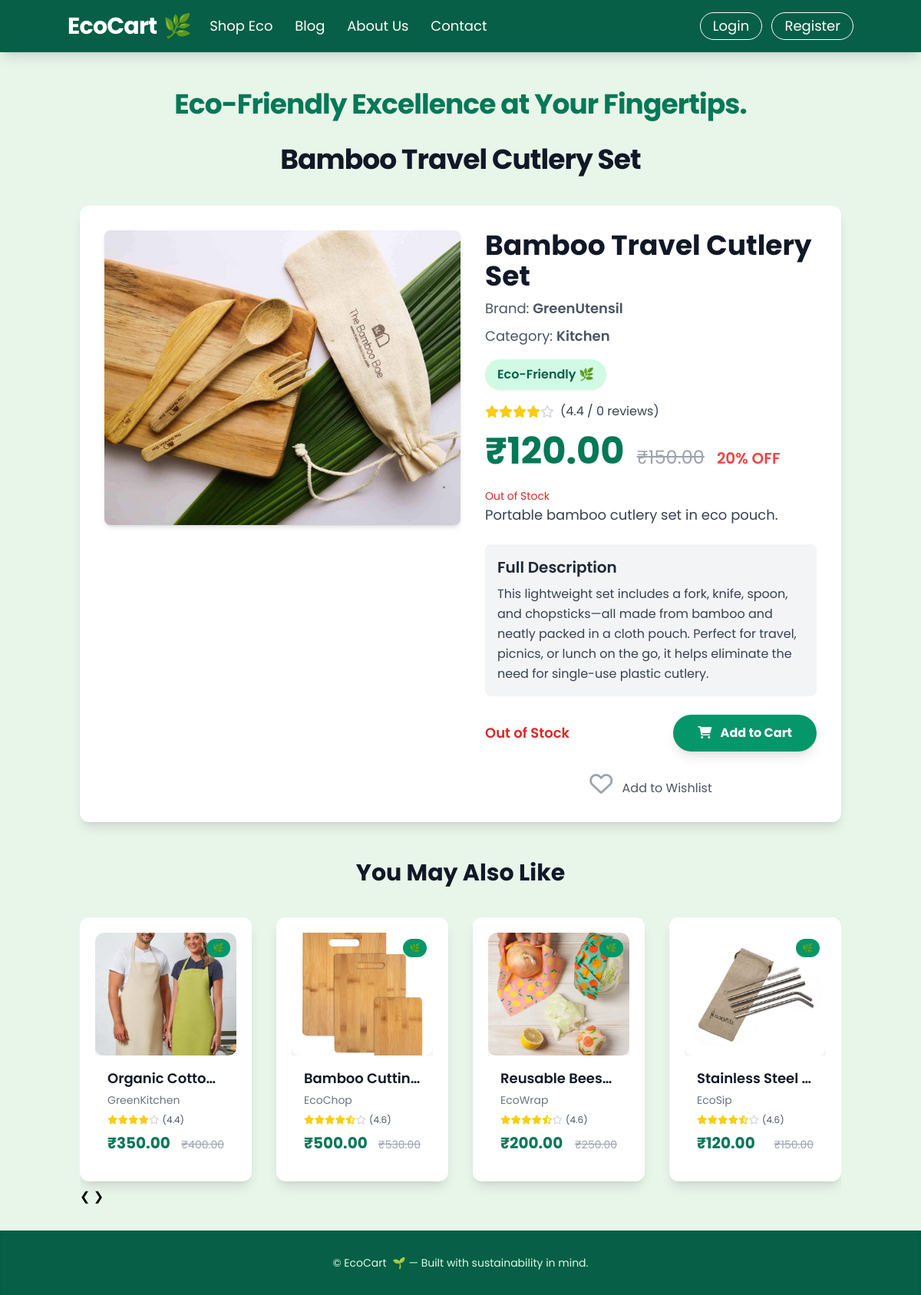
/products/17/, run on the app's committed database.
### products/models.py (models this page shows, shortened)
class Product(models.Model):
    name = models.CharField(max_length=255)
    brand = models.CharField(max_length=100, blank=True, null=True)
    category = models.ForeignKey(Category, on_delete=models.SET_NULL, null=True, related_name='products')
    image = models.ImageField(upload_to='products/', blank=True, null=True)
    price = models.DecimalField(max_digits=10, decimal_places=2)
    original_price = models.DecimalField(max_digits=10, decimal_places=2, blank=True, null=True)
    short_description = models.CharField(max_length=255)
    long_description = models.TextField(blank=True, null=True)
    rating = models.DecimalField(max_digits=2, decimal_places=1, default=0.0)
    review_count = models.PositiveIntegerField(default=0)
    is_eco_friendly = models.BooleanField(default=False)
    eco_impact_statement = models.TextField(blank=True, null=True, help_text="e.g., 'Saves 3kg of plastic'")
    stock = models.PositiveIntegerField(default=0)
    created_at = models.DateTimeField(auto_now_add=True)
    updated_at = models.DateTimeField(auto_now=True)
    class Meta:
        ordering = ['-created_at']
    @property
    def is_discounted(self):
        return self.original_price and self.price < self.original_price
    @property
    def discount_percentage(self):
        if self.is_discounted:
            return round(((self.original_price - self.price) / self.original_price) * 100)
        return 0
    @property
    def get_stars_full(self):
        return int(self.rating)
    @property
    def get_stars_half(self):
        return 1 if (self.rating - self.get_stars_full) >= 0.5 else 0
    @property
    def get_stars_empty(self):
        return 5 - self.get_stars_full - self.get_stars_half

class Category(models.Model):
    name = models.CharField(max_length=100, unique=True)
    slug = models.SlugField(max_length=100, unique=True, blank=True)
    class Meta:
        verbose_name_plural = "Categories"

### products/views.py (the view)
# urls.py: path('<int:pk>/', views.product_detail, name='detail'),  # Product detail view
def product_detail(request, pk):
    product = get_object_or_404(Product, pk=pk)
    related_products = Product.objects.filter(
        category=product.category
    ).exclude(pk=pk).order_by('?')[:4]
    context = {
        'product': product,
        'related_products': related_products,
        'pick_up_line': random.choice(PICK_UP_LINES),
    }
    return render(request, 'products/product_detail.html', context)

### products/templates/products/product_detail.html (shortened to what this page needs)
    {% load static %}
{% load products.products_filters %}
    <!DOCTYPE html>
    <html lang="en">
    <head>
        <script src="https://cdn.tailwindcss.com"></script>
        <link rel="stylesheet" href="https://cdnjs.cloudflare.com/ajax/libs/font-awesome/6.0.0-beta3/css/all.min.css">
        <link rel="stylesheet" href="{% static 'products/css/product.css' %}">
    </head>
    <body class="min-h-screen flex flex-col">
        <header id="main-navbar" class="bg-emerald-800 p-4 shadow-lg sticky top-0 z-40 transition-all duration-300 ease-in-out">
            <div class="container mx-auto flex items-center justify-between flex-wrap">
                <a href="{% url 'accounts:home' %}" class="flex items-center flex-shrink-0 text-white mr-6">
                    <span class="font-bold text-3xl tracking-tight text-white flex items-center">
                        EcoCart <span class="ml-2 text-green-300">🌿</span>
                    </span>
                </a>
                <div id="nav-content" class="w-full block flex-grow lg:flex lg:items-center lg:w-auto hidden">
                    <div class="text-lg lg:flex-grow">
                        <a href="{% url 'products:list' %}" class="block mt-4 lg:inline-block lg:mt-0 text-white hover:text-green-200 mr-6 transition duration-300 ease-in-out">
                            Shop Eco
                        </a>
                        <a href="{% url 'accounts:blog' %}" class="block mt-4 lg:inline-block lg:mt-0 text-white hover:text-green-200 mr-6 transition duration-300 ease-in-out">
                            Blog
                        </a>
                        <a href="{% url 'accounts:about_us' %}" class="block mt-4 lg:inline-block lg:mt-0 text-white hover:text-green-200 mr-6 transition duration-300 ease-in-out">
                            About Us
                        </a>
                        <a href="{% url 'accounts:contact' %}" class="block mt-4 lg:inline-block lg:mt-0 text-white hover:text-green-200 transition duration-300 ease-in-out">
                            Contact
                        </a>
                    </div>
                    <div>
                        {% if user.is_authenticated %}
                            <a href="{% url 'accounts:profile' %}" class="inline-block text-lg px-4 py-2 leading-none border border-white rounded-full text-white hover:bg-white hover:text-emerald-800 mt-4 lg:mt-0 transition duration-300 ease-in-out mr-2">
                                Welcome, {{ user.username }}
                            </a>
                            <a href="{% url 'accounts:logout' %}" class="inline-block text-lg px-4 py-2 leading-none border border-white rounded-full text-white hover:bg-white hover:text-emerald-800 mt-4 lg:mt-0 transition duration-300 ease-in-out">
                                Logout
                            </a>
                        {% else %}
                            <a href="{% url 'accounts:login' %}" class="inline-block text-lg px-4 py-2 leading-none border border-white rounded-full text-white hover:bg-white hover:text-emerald-800 mt-4 lg:mt-0 transition duration-300 ease-in-out mr-2">
                                Login
                            </a>
                            <a href="{% url 'accounts:register' %}" class="inline-block text-lg px-4 py-2 leading-none border border-white rounded-full text-white hover:bg-white hover:text-emerald-800 mt-4 lg:mt-0 transition duration-300 ease-in-out">
                                Register
                            </a>
                        {% endif %}
                    </div>
                </div>
            </div>
        </header>
        <main class="flex-grow container mx-auto px-4 py-8">
            <p class="text-3xl md:text-4xl font-bold text-center text-emerald-700 mb-8 mt-4 tracking-tight leading-snug">
                {{ pick_up_line }}
            </p>
            <h1 class="text-4xl font-bold text-center text-gray-900 mb-10 tracking-tight">{{ product.name }}</h1>
            <div class="bg-white rounded-xl shadow-lg p-8 mb-10 flex flex-col lg:flex-row items-start gap-8">
                <div class="w-full lg:w-1/2 flex-shrink-0">
                    <img src="{% if product.image %}{{ product.image.url }}{% else %}{% static 'products/images/placeholder.jpg' %}{% endif %}"
                         onerror="this.onerror=null; this.src='{% static 'products/images/placeholder.jpg' %}';"
                         alt="{{ product.name }}"
                         class="w-full h-96 object-cover rounded-lg shadow-md">
                </div>
                <div class="w-full lg:w-1/2">
                    <h2 class="text-4xl font-bold text-gray-900 mb-2">{{ product.name }}</h2>
                    {% if product.brand %}<p class="text-gray-600 text-lg mb-2">Brand: <span class="font-semibold">{{ product.brand }}</span></p>{% endif %}
                    {% if product.category %}<p class="text-gray-600 text-lg mb-4">Category: <span class="font-semibold">{{ product.category.name }}</span></p>{% endif %}
                    {% if product.is_eco_friendly %}
                        <div class="bg-emerald-100 text-emerald-800 text-md font-semibold px-4 py-2 rounded-full shadow-sm inline-flex items-center gap-2 tooltip-container mb-4">
                            Eco-Friendly 🌿
                        </div>
                    {% endif %}
                    <div class="flex items-center mb-4">
                        {% for _ in "x"|ljust:product.get_stars_full %}<i class="fas fa-star text-yellow-400 star-icon"></i>{% endfor %}
                        {% for _ in "x"|ljust:product.get_stars_empty %}<i class="far fa-star text-gray-300 star-icon"></i>{% endfor %}
                        <span class="ml-2 text-gray-700 text-md">({{ product.rating|floatformat:1 }} / {{ product.review_count }} reviews)</span>
                    </div>
                    <div class="flex items-baseline mb-6">
                        <span class="text-5xl font-bold text-emerald-700">₹{{ product.price|floatformat:2 }}</span>
                        {% if product.is_discounted %}
                            <span class="text-gray-400 line-through text-2xl ml-4">₹{{ product.original_price|floatformat:2 }}</span>
                            <span class="ml-4 text-red-500 font-semibold text-xl">{{ product.discount_percentage }}% OFF</span>
                        {% endif %}
                    </div>
                    {% if product.in_stock > 0 %}
                        <p class="text-emerald-600 text-sm mt-3">In Stock: {{ product.in_stock }}</p>
                        {% if product.in_stock < 10 %}
                            <p class="text-orange-500 text-xs mt-1">Only {{ product.in_stock }} left!</p>
                        {% endif %}
                    {% else %}
                        <p class="text-red-600 text-sm mt-3">Out of Stock</p>
                    {% endif %}
                    <p class="text-gray-700 text-lg leading-relaxed mb-6">{{ product.short_description }}</p>
                    {% if product.long_description %}
                        <div class="bg-gray-100 p-4 rounded-lg mb-6">
                            <h3 class="text-xl font-semibold text-gray-800 mb-2">Full Description</h3>
                            <p class="text-gray-700 leading-relaxed">{{ product.long_description|linebreaksbr }}</p>
                        </div>
                    {% endif %}
                    <div class="flex items-center justify-between mb-6">
                        <div>
                            {% if product.in_stock > 0 %}
                                <p class="text-emerald-600 text-lg font-semibold">In Stock: {{ product.in_stock }}</p>
                                {% if product.in_stock < 10 %}<p class="text-orange-500 text-md">Only {{ product.in_stock }} left – Order Soon!</p>{% endif %}
                            {% else %}
                                <p class="text-red-600 text-lg font-semibold">Out of Stock</p>
                            {% endif %}
                        </div>
                        <button class="add-to-cart-btn bg-emerald-600 text-white font-bold py-3 px-8 rounded-full shadow-lg hover:bg-emerald-700 transition-all duration-300 ease-in-out transform hover:scale-105 active:scale-95"
                                data-product-id="{{ product.id }}" data-product-name="{{ product.name }}"
                                {% if product.in_stock == 0 %}disabled{% endif %}>
                            <i class="fas fa-shopping-cart mr-2"></i> Add to Cart
                        </button>
                    </div>
                    <div class="text-center">
                        <i class="far fa-heart text-3xl text-gray-400 hover:text-red-500 transition-colors duration-200 cursor-pointer wishlist-icon" data-product-id="{{ product.id }}"></i>
                        <span class="ml-2 text-gray-600">Add to Wishlist</span>
                    </div>
                </div>
            </div>
            {% if related_products %}
                <section class="mt-12">
                    <h2 class="text-3xl font-bold text-gray-900 text-center mb-8">You May Also Like</h2>
                    <div class="relative carousel-container">
                        <div id="related-products-track" class="carousel-track -mx-4">
                            {% for related_product in related_products %}
                                <div class="carousel-item px-4 py-2">
                                    <div class="product-card bg-white rounded-xl shadow-lg transform transition-all duration-300 ease-in-out hover:scale-105 hover:shadow-2xl overflow-hidden flex flex-col h-full">
                                        <a href="{% url 'products:detail' pk=related_product.id %}" class="block relative overflow-hidden w-full h-40 bg-gray-100 rounded-t-xl">
                                            <img src="{% if related_product.image %}{{ related_product.image.url }}{% else %}{% static 'products/images/placeholder.jpg' %}{% endif %}"
                                                 onerror="this.onerror=null; this.src='{% static 'products/images/placeholder.jpg' %}';"
                                                 alt="{{ related_product.name }}"
                                                 class="w-full h-full object-cover transition-transform duration-500 hover:scale-110">
                                            {% if related_product.is_eco_friendly %}
                                                <div class="absolute top-2 right-2 bg-emerald-600 text-white text-xs font-semibold px-2 py-1 rounded-full">🌿</div>
                                            {% endif %}
                                        </a>
                                        <div class="p-4 flex-grow flex flex-col justify-between">
                                            <div>
                                                <h3 class="text-lg font-semibold text-gray-900 mb-1 truncate">
                                                    <a href="{% url 'products:detail' pk=related_product.id %}" class="hover:text-emerald-700 transition-colors duration-200">{{ related_product.name }}</a>
                                                </h3>
                                                <p class="text-gray-500 text-sm mb-2">{{ related_product.brand }}</p>
                                                <div class="flex items-center text-sm mb-2">
                                                    {% for _ in "x"|ljust:related_product.get_stars_full %}<i class="fas fa-star text-yellow-400 text-xs"></i>{% endfor %}
                                                    {% if related_product.get_stars_half %}<i class="fas fa-star-half-alt text-yellow-400 text-xs"></i>{% endif %}
                                                    {% for _ in "x"|ljust:related_product.get_stars_empty %}<i class="far fa-star text-gray-300 text-xs"></i>{% endfor %}
                                                    <span class="ml-1 text-gray-600 text-xs">({{ related_product.rating|floatformat:1 }})</span>
                                                </div>
                                            </div>
                                            <div class="flex items-baseline justify-between mt-auto">
                                                <span class="text-xl font-bold text-emerald-700">₹{{ related_product.price|floatformat:2 }}</span>
                                                {% if related_product.is_discounted %}
                                                    <span class="text-gray-400 line-through text-sm ml-2">₹{{ related_product.original_price|floatformat:2 }}</span>
                                                {% endif %}
                                            </div>
                                        </div>
                                    </div>
                                </div>
                            {% endfor %}
                        </div>
                        <button class="carousel-button prev" onclick="scrollCarousel(-1)">&#10094;</button>
                        <button class="carousel-button next" onclick="scrollCarousel(1)">&#10095;</button>
                    </div>
                </section>
            {% endif %}
        </main>
        <footer class="bg-emerald-800 text-green-100 py-8 text-center shadow-inner mt-auto">
            <div class="container mx-auto px-4">
                <div class="text-sm">
                    &copy; {{ "now"|date:"Y" }} EcoCart <span class="ml-1">🌱</span> — Built with sustainability in mind.
                </div>
            </div>
        </footer>
    </body>
</html>

### data on the page
Product: name "Bamboo Travel Cutlery Set", image (picture), brand "GreenUtensil", category.name "Kitchen", rating "4.4", review_count "0", price "120.00", original_price "150.00", discount_percentage "20", short_description "Portable bamboo cutlery set in eco pouch.", long_description "This lightweight set includes a fork, knife, spoon, and chopsticks—all made from bamboo and neatly packed in a cloth pouch. Perfect for travel, picnics, or lunch on the go, it helps eliminate the need for single-use plastic cutlery."
Product: image (picture), name "Organic Cotto…", brand "GreenKitchen", rating "4.4", price "350.00", original_price "400.00"
Product: image (picture), name "Bamboo Cuttin…", brand "EcoChop", rating "4.6", price "500.00", original_price "530.00"
Product: image (picture), name "Reusable Bees…", brand "EcoWrap", rating "4.6", price "200.00", original_price "250.00"
Product: image (picture), name "Stainless Steel…", brand "EcoSip", rating "4.6", price "120.00", original_price "150.00"
